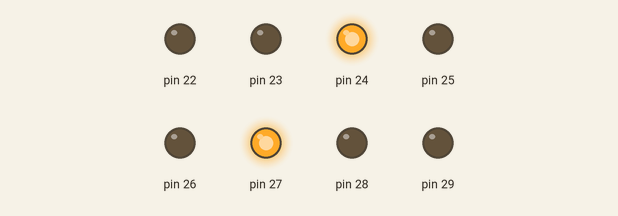
A sketch run on a simulated Arduino Mega 2560, built with avr-gcc and run on an emulated ATmega2560. On the bench: output pins drawn as LEDs (lit = HIGH).

Above: at 0.5 s.
At 0.8 s:
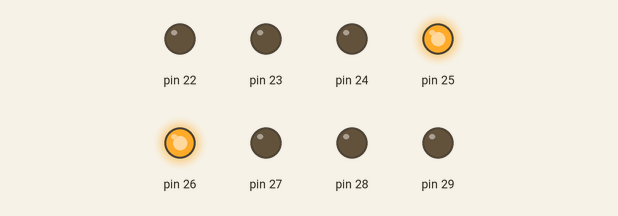
At 1.9 s:
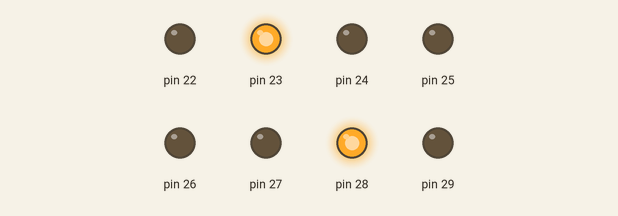
At 3.2 s:
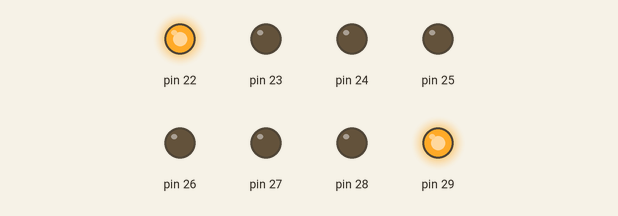
Timing chart, 0 to 3.7 s (numbered marks = the images above):
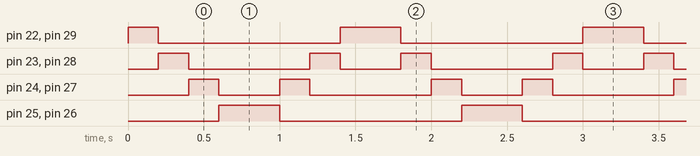

The sketch:

juego-de-luces.ino
```cpp
void setup() {
  DDRA=255;
  PORTA=0;
}
void loop() {
  PORTA=129;
  delay(200);
  PORTA=66;
  delay(200);
  PORTA=36;
  delay(200);

  PORTA=24;
  delay(200);
  PORTA=24;
  delay(200);
  PORTA=36;
  delay(200);
  PORTA=66;
  delay(200);
  PORTA=129;
  delay(200);
}
```

Measured:
- by itself, pin 22, pin 29: repeats every 1.6 s: LOW 1.2 s, HIGH 0.40 s
- by itself, pin 23, pin 28: repeats every 1.6 s: LOW 0.80 s, HIGH 0.20 s, LOW 0.40 s, HIGH 0.20 s
- by itself, pin 24, pin 27: repeats every 1.6 s: LOW 0.40 s, HIGH 0.20 s, LOW 0.80 s, HIGH 0.20 s
- by itself, pin 25, pin 26: alternates HIGH for 0.40 s and LOW for 1.2 s
